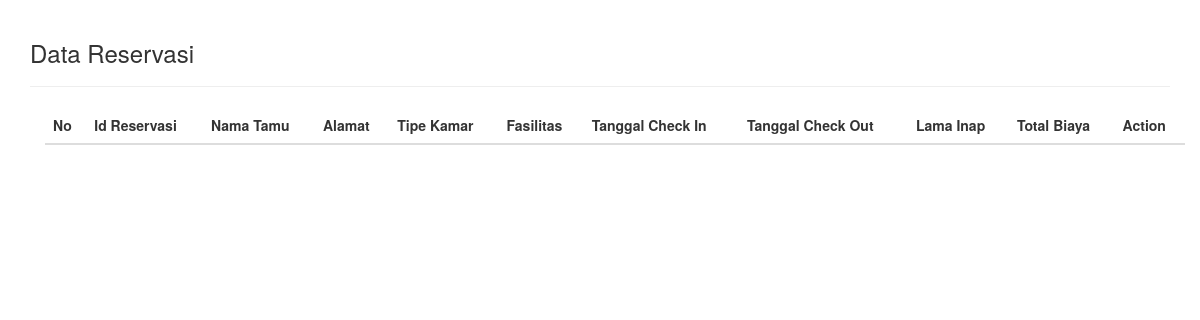
The app's page /dataReservasi.php, older data.
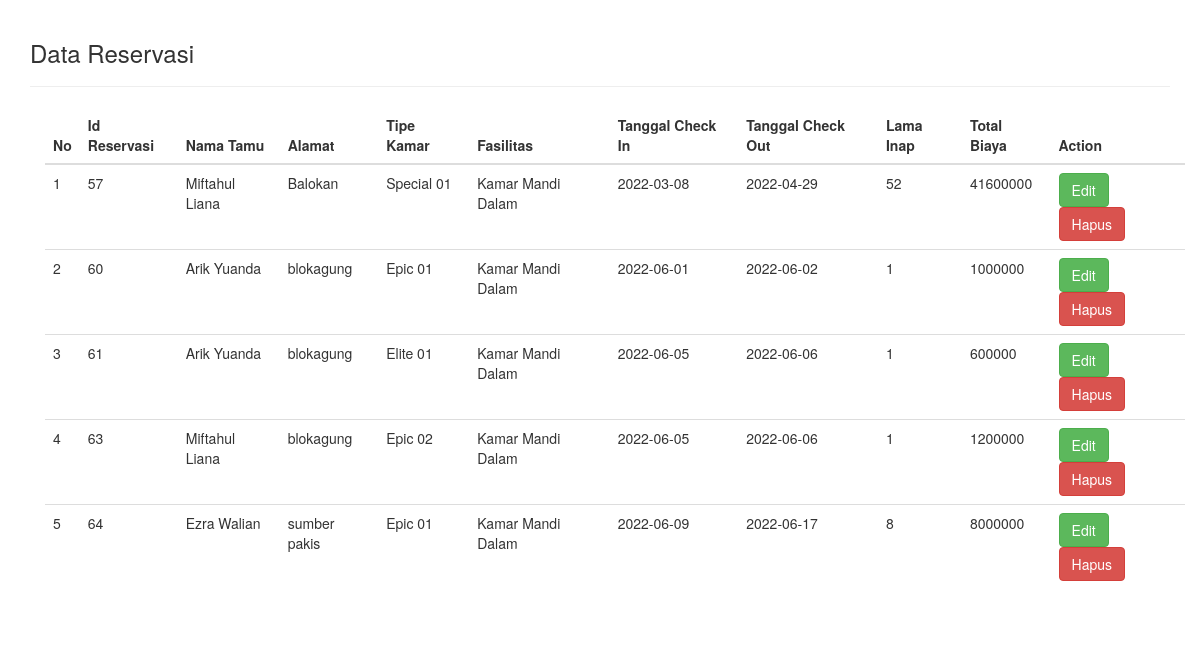
The same page, newer data.
### tables this page shows
CREATE TABLE `tbl_reservasi` (
  `id_reservasi` int(25) NOT NULL,
  `nama_tamu` varchar(25) NOT NULL,
  `kode_kamar` varchar(25) NOT NULL,
  `id_fasilitas` varchar(25) NOT NULL,
  `tanggal_check_in` date NOT NULL,
  `tanggal_check_out` date NOT NULL,
  `lama_inap` int(25) NOT NULL,
  `total_biaya` int(25) NOT NULL,
  `flag` int(1) NOT NULL DEFAULT 1,
  `alamat` varchar(50) NOT NULL
);

CREATE TABLE `tbl_kos` (
  `kode_kamar` varchar(25) NOT NULL,
  `nama_kamar` varchar(25) NOT NULL,
  `kelas` varchar(25) NOT NULL,
  `gambar` varchar(25) NOT NULL,
  `tarif` int(25) NOT NULL,
  `status` varchar(25) NOT NULL,
  `flag` int(1) NOT NULL DEFAULT 1
);

CREATE TABLE `tbl_fasilitas` (
  `id_fasilitas` varchar(25) NOT NULL,
  `tipe_fasilitas` varchar(25) NOT NULL,
  `fasilitas` varchar(25) NOT NULL,
  `status` varchar(25) NOT NULL,
  `flag` int(1) NOT NULL DEFAULT 1
);

### dataReservasi.php (the view, shortened to what this page needs)
<!DOCTYPE html>
<html lang="en">
<head>
<link rel="stylesheet" type="text/css" href="//cdn.datatables.net/1.10.11/css/jquery.dataTables.min.css">
<link rel="stylesheet" href="https://maxcdn.bootstrapcdn.com/bootstrap/3.3.7/css/bootstrap.min.css">
</head>
<body>
<?php
    include 'helper/connect.php';
?>
<div class="container" style="padding-top: 20px; padding-bottom: 20px;">
    <h3>Data Reservasi</h3>
<hr>
<div class="container">
<table class="table table-stripped table-hover datatab" align="center">
    <thead>
        <tr>
            <th>No</th>
            <th>Id Reservasi</th>
            <th>Nama Tamu</th>
            <th>Alamat</th>
            <th>Tipe Kamar</th>
            <th>Fasilitas</th>
            <th>Tanggal Check In</th>
            <th>Tanggal Check Out</th>
            <th>Lama Inap</th>
            <th>Total Biaya</th>
            <th>Action</th>
        </tr>
    </thead>
<tbody>
<?php
    $sql = "select id_reservasi, nama_tamu, nama_kamar, fasilitas, tanggal_check_in, tanggal_check_out, lama_inap, total_biaya, alamat
    from tbl_kos, tbl_fasilitas, tbl_reservasi
    where tbl_kos.kode_kamar = tbl_reservasi.kode_kamar
    and tbl_fasilitas.id_fasilitas = tbl_reservasi.id_fasilitas and tbl_reservasi.flag = 1";
    $query = mysqli_query($con, $sql);
    $no = 1;
    while ($data = mysqli_fetch_assoc($query)){
?>
<tr>
    <td><?php echo $no++; ?></td>
    <td><?php echo $data['id_reservasi']; ?></td>
    <td><?php echo $data['nama_tamu']; ?></td>
    <td><?php echo $data['alamat']; ?></td>
    <td><?php echo $data['nama_kamar']; ?></td>
    <td><?php echo $data['fasilitas']; ?></td>
    <td><?php echo $data['tanggal_check_in']; ?></td>
    <td><?php echo $data['tanggal_check_out']; ?></td>
    <td><?php echo $data['lama_inap']; ?></td>
    <td><?php echo $data['total_biaya']; ?></td>
    <td>
    <a href="#" type="button" class="btn btn-success btn-md" data-toggle="modal" data-target="#myModal<?php echo $data['id_reservasi']; ?>">Edit</a>
    <?php
        $id_reservasi = $data["id_reservasi"];
        echo "<a href='proses_admin/deleteReservasi.php?id=$id_reservasi' class='btn btn-danger'>Hapus</a>";
    ?>
    </td>
</tr>
<?php
    }
?>
</tbody>
</table>
</div>
</div>
</body>
</html>

Row changes from the older to the newer data that the page shows:
added tbl_reservasi: id_reservasi "57", nama_tamu "Miftahul Liana", alamat "Balokan", kode_kamar.nama_kamar "Special 01", id_fasilitas.fasilitas "Kamar Mandi Dalam", tanggal_check_in "2022-03-08", tanggal_check_out "2022-04-29", lama_inap "52", total_biaya "41600000"
added tbl_reservasi: id_reservasi "60", nama_tamu "Arik Yuanda", alamat "blokagung", kode_kamar.nama_kamar "Epic 01", id_fasilitas.fasilitas "Kamar Mandi Dalam", tanggal_check_in "2022-06-01", tanggal_check_out "2022-06-02", lama_inap "1", total_biaya "1000000"
added tbl_reservasi: id_reservasi "61", nama_tamu "Arik Yuanda", alamat "blokagung", kode_kamar.nama_kamar "Elite 01", id_fasilitas.fasilitas "Kamar Mandi Dalam", tanggal_check_in "2022-06-05", tanggal_check_out "2022-06-06", lama_inap "1", total_biaya "600000"
added tbl_reservasi: id_reservasi "63", nama_tamu "Miftahul Liana", alamat "blokagung", kode_kamar.nama_kamar "Epic 02", id_fasilitas.fasilitas "Kamar Mandi Dalam", tanggal_check_in "2022-06-05", tanggal_check_out "2022-06-06", lama_inap "1", total_biaya "1200000"
added tbl_reservasi: id_reservasi "64", nama_tamu "Ezra Walian", alamat "sumber pakis", kode_kamar.nama_kamar "Epic 01", id_fasilitas.fasilitas "Kamar Mandi Dalam", tanggal_check_in "2022-06-09", tanggal_check_out "2022-06-17", lama_inap "8", total_biaya "8000000"
